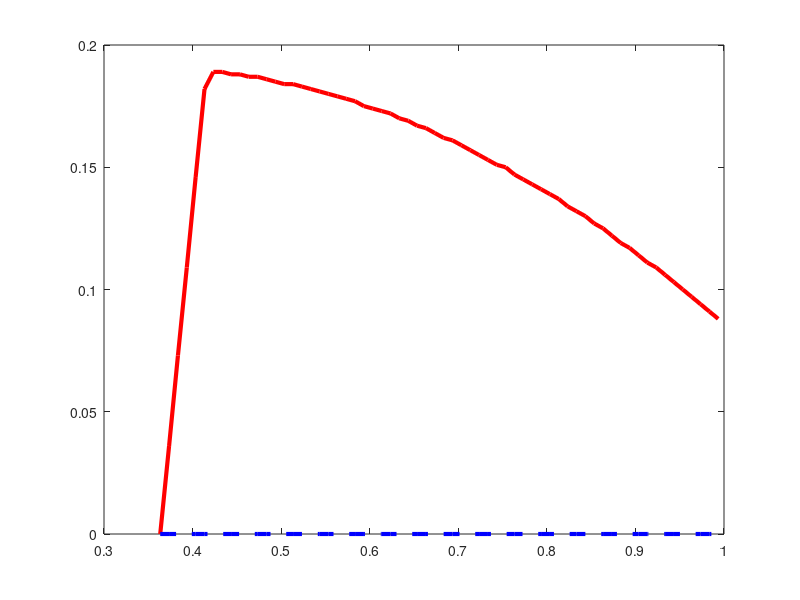

MATLAB code to generate this figure:
%第四章n和p的对比仿真:平台利润和新品供应商的利润
clc;
clear;

%alpha = 0.8; gamma = 0.2; k = 0.7; 
alpha = 0.8; gamma = 0.4; k = 0.7; 
A = 2 - gamma^2; 
%A/gamma
%A*(1+k)/(2*gamma)
B = 4 - gamma^2 - alpha * gamma^2;
q1 = 1 ; qn = k * q1;
    mu_low=gamma*(alpha*A+1-alpha)./A
    mus = (mu_low:0.01:1)';
mincb1=[];
mincb2=[];
i=1;
while i<=length(mus)
    mu= mus(i);
    q2 = mu * q1; qs = k * q2; 
    %cb_max1=((A.*A-A).*mu+(-alpha.*A.*A+(2.*alpha-1).*A+(-alpha+1)).*gamma)./((1-gamma.*gamma).*(1-gamma).*(A-1));
    %cb_max2=0;
    %cb_max=max(cb_max1,cb_max2);
    c_bmax=(2.*mu+gamma.*(-1 + alpha .*(-1 +gamma.^2) - gamma.*mu))./((1-gamma).^2.*(1 + gamma));
    cb = (0:0.001:c_bmax)'; 
    

    % N-WA 无AI技术-批发模式
    % 均衡解
    w_NWA = (A .* qs + gamma .* (alpha - 1 - alpha .* A) .* qn) / (2 .* A);
    PS_NWA = (((alpha + 1) .* A.^2 + (1 - 2 .* alpha) .* A) * qs + gamma .* (alpha - 1 - A) * qn) ./ (A .* B);
    PN_NWA = (((alpha + 2) .* A.^2 + (1 - 3 .* alpha) .* A + 2.*(alpha-1)) .* qn + gamma .* (-A) .* qs)./ (2 .* A .* B);
    % 需求函数
    DS_NWA =((A.^2).*qs+(-alpha.*(A.^2)+(alpha-1).*A).*gamma.*qn)./(2.*A.*B);
    DN_NWA =((-A).*gamma.*qs+((alpha+2).*A.^2+(-3.*alpha+1).*A+2.*alpha-2).*qn)./(2.*A.*B);
    %利润函数
    Pi_P_NWA= DN_NWA .* (alpha .* PN_NWA ) + DS_NWA.* (PS_NWA-w_NWA);
    Pi_S_NWA= w_NWA .* DS_NWA;
    Pi_N_NWA= (1 - alpha) .* (DN_NWA .* PN_NWA);

    % P-WA 平台承担AI技术-批发模式
    % 均衡解
    w_PWA = (A.*q2+(-alpha.*A+(alpha-1)).*gamma.*q1+(1-A).*(1-gamma).*cb)./(2.*(A-1));
    PS_PWA =(((alpha-2).*A+(1-alpha)).*gamma.*q1+(2.*(alpha+1).*A.^2-(6.*alpha+1).*A+4.*alpha).*q2+(1-gamma).*(A-1).*cb)./(2.*(A-1).*B);
    PN_PWA =(((alpha+2).*A.^2+(-3.*alpha-1).*A+2.*alpha-2).*q1+(2-A).*gamma.*q2+(1-gamma).*(A-1).*gamma.*cb)./(2.*(A-1).*B);
    % 需求函数
    DS_PWA =((A.*A-A).*q2+(-alpha.*A.*A+(2.*alpha-1).*A+(-alpha+1)).*gamma.*q1+(gamma.*gamma-1).*(1-gamma).*(A-1).*cb)./(2.*(A-1).*B);
    DN_PWA =((2.*A.^2+(-2).*A).*q1+(-2.*A+2).*gamma.*q2)./(2.*(A-1).*B);
    %利润函数
    Pi_P_PWA= DN_PWA .* (alpha .* PN_PWA-cb ) + DS_PWA.* (PS_PWA-w_PWA-cb);
    Pi_S_PWA= w_PWA .* DS_PWA;
    Pi_N_PWA= (1 - alpha) .* (DN_PWA .* PN_PWA);

    plot(cb,Pi_P_PWA+0*cb,'r'); hold on;
    plot(cb,Pi_P_NWA+0*cb,'b'); hold off;

    plot(cb,Pi_N_PWA+0*cb,'r'); hold on;
    plot(cb,Pi_N_NWA+0*cb,'b'); hold off;

    plot(cb,Pi_N_PWA-Pi_N_NWA);hold off;

    dif = abs(Pi_P_PWA-Pi_P_NWA);
    indcb = find(dif == min(dif));
    cbet = cb(indcb(1));
    mincb1 = [mincb1; cbet];

    dif = abs(Pi_N_PWA-Pi_N_NWA);
    indcb = find(dif == min(dif));
    cbet = cb(indcb(1));
    mincb2 = [mincb2; cbet];

    i=i+1;
end
plot(mus,mincb1,'-r','MarkerSize',6,'LineWidth',3);hold on;
plot(mus,mincb2,'--b','MarkerSize',6,'LineWidth',3);hold on;

hold off;

%xlabel('产品保值率{\it{\mu}}');
%ylabel('AI技术的实施成本{\it{c_b}}');
